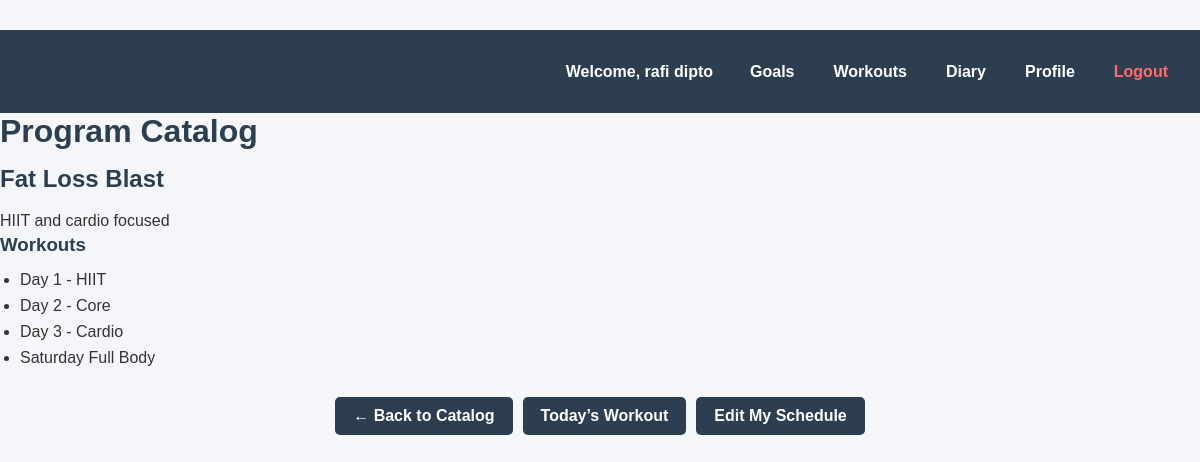
/public/index.php?controller=workout&action=viewProgram&id=1 (signed in), run on the app's committed database.
### tables this page shows
CREATE TABLE `programs` (
  `id` int(11) NOT NULL,
  `title` varchar(100) DEFAULT NULL,
  `duration_weeks` int(11) DEFAULT NULL CHECK (`duration_weeks` between 4 and 12),
  `description` text DEFAULT NULL
);

CREATE TABLE `workouts` (
  `id` int(11) NOT NULL,
  `program_id` int(11) DEFAULT NULL,
  `workout_name` varchar(100) DEFAULT NULL,
  `description` text DEFAULT NULL
);

### app/controllers/WorkoutController.php (called while the page is built, shortened)
<?php
require ROOT . '/config/database.php';
require_once ROOT . '/app/models/WorkoutModel.php';
function viewProgram() {
    global $conn;
    $program_id = isset($_GET['id']) ? (int)$_GET['id'] : 0;
    $program = getProgramById($conn, $program_id);
    $workouts = getWorkoutsByProgram($conn, $program_id);
    require ROOT . '/app/views/workout/viewProgram.php';
}

### app/models/WorkoutModel.php (called while the page is built, shortened)
<?php
function getProgramById($conn, $program_id) {
    $stmt = $conn->prepare("SELECT * FROM programs WHERE id = ?");
    $stmt->bind_param("i", $program_id);
    $stmt->execute();
    return $stmt->get_result()->fetch_assoc();
}
function getWorkoutsByProgram($conn, $program_id) {
    $stmt = $conn->prepare("SELECT * FROM workouts WHERE program_id = ?");
    $stmt->bind_param("i", $program_id);
    $stmt->execute();
    return $stmt->get_result();
}

### app/views/workout/viewProgram.php (the view, shortened to what this page needs)
<?php require_once ROOT . '/app/views/part/header.php'; ?>
<h1>Program Catalog</h1>
<?php if (!empty($program)): ?>
    <h2><?= htmlspecialchars($program['title']) ?></h2>
    <p><?= nl2br(htmlspecialchars($program['description'])) ?></p>
    <h3>Workouts</h3>
    <?php if ($workouts && $workouts->num_rows > 0): ?>
        <ul>
            <?php while ($workout = $workouts->fetch_assoc()): ?>
                <li><?= htmlspecialchars($workout['workout_name']) ?></li>
            <?php endwhile; ?>
        </ul>
    <?php else: ?>
        <p>No workouts found for this program.</p>
    <?php endif; ?>
<?php else: ?>
    <p>Program not found.</p>
<?php endif; ?>
<nav>
    <a href="?controller=workout&action=catalog">← Back to Catalog</a>
    <a href="?controller=workout&action=showDailyWorkout">Today’s Workout</a>
    <a href="?controller=workout&action=showScheduleEditor" class="btn">Edit My Schedule</a>
</nav>

### app/views/part/header.php (style rules this page uses)
* { box-sizing: border-box; margin: 0; padding: 0; }
body { font-family: Arial, sans-serif; background-color: #f4f6f9; color: #333; }

### app/views/workout/viewProgram.php (style rules this page uses)
body { font-family: Arial, sans-serif; background: #f4f6f9; color: #333; }
h1, h2, h3 { color: #2c3e50; margin-bottom: 15px; }
p { line-height: 1.6; }
ul { list-style-type: disc; padding-left: 20px; }
ul li { margin-bottom: 8px; }
nav { margin-top: 30px; display: flex; flex-wrap: wrap; gap: 10px; justify-content: center; align-items: center; }
nav a { background-color: #2c3e50; color: #fff; padding: 10px 18px; border-radius: 5px; text-decoration: none; font-weight: 600; transition: background-color 0.3s ease; display: inline-block; }

### data on the page
programs: title "Fat Loss Blast", description "HIIT and cardio focused"
workouts: workout_name "Day 1 - HIIT"
workouts: workout_name "Day 2 - Core"
workouts: workout_name "Day 3 - Cardio"
workouts: workout_name "Saturday Full Body"

### other printed values
$user['first_name'] . ' ' . $user['last_name'] "rafi dipto"
